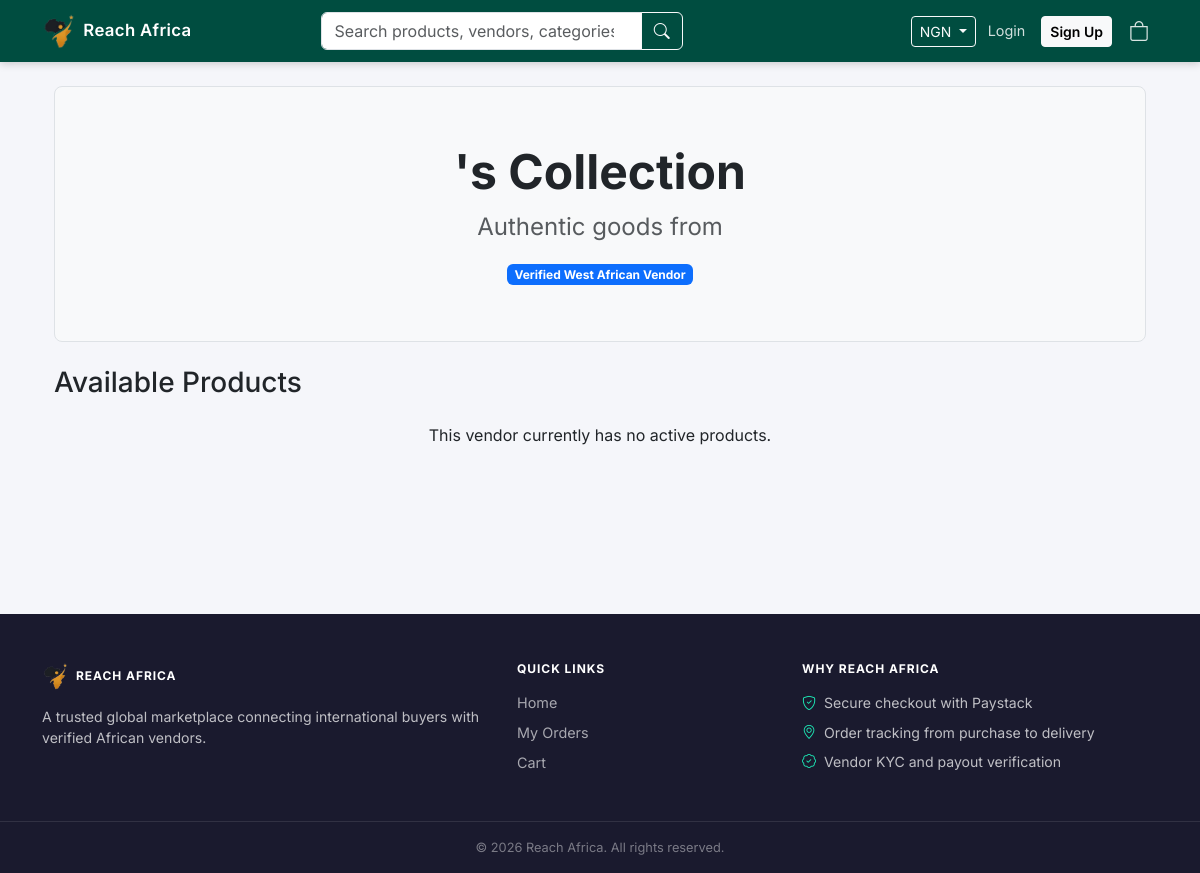
The app's page /vendor/vendor/15/, older data.
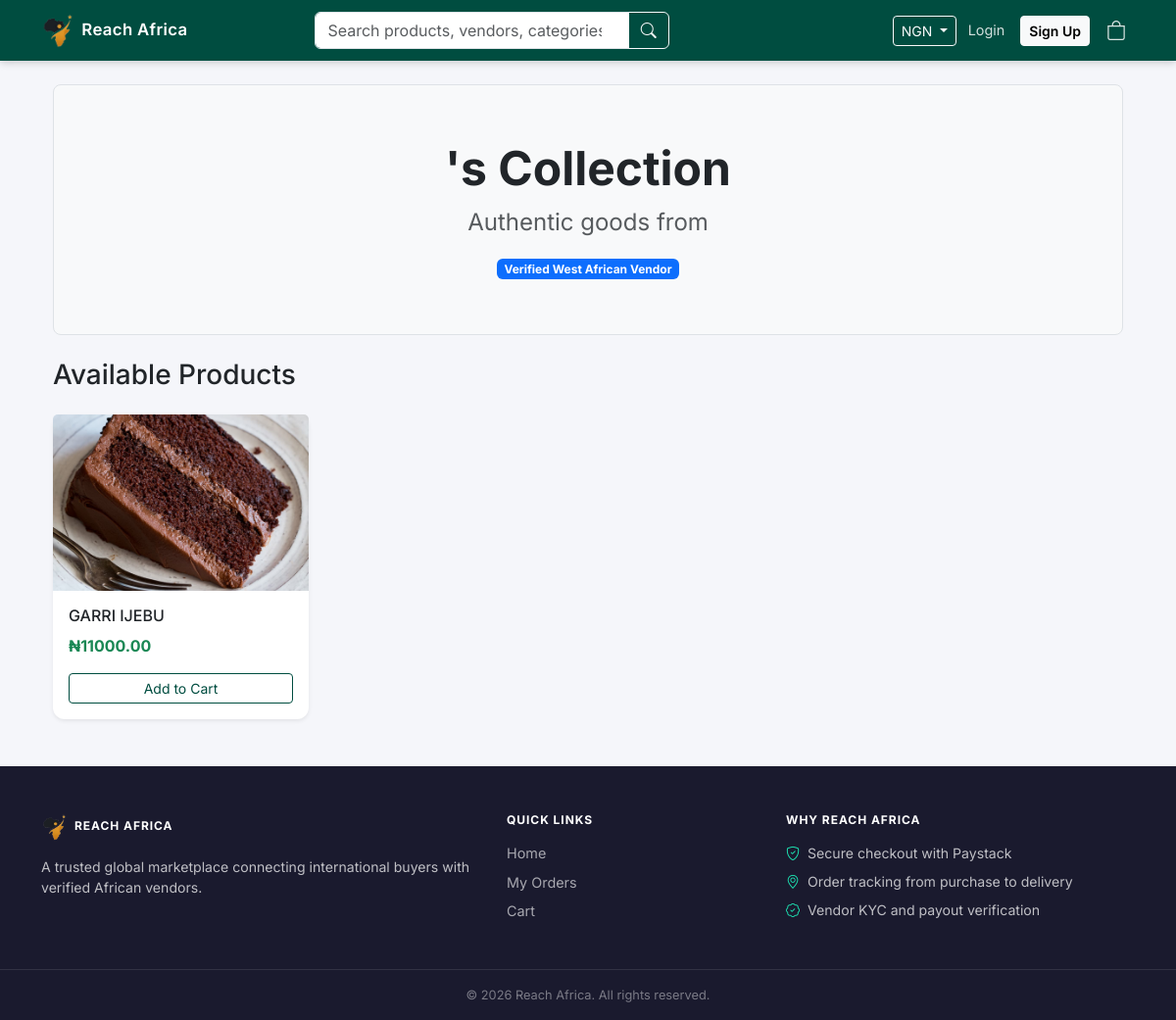
The same page, newer data.
### products/models.py (models this page shows, shortened)
class Product(models.Model):
    class CountryChoices(models.TextChoices):
        NIGERIA = 'NG', 'Nigeria'
        GHANA = 'GH', 'Ghana'
    vendor = models.ForeignKey(settings.AUTH_USER_MODEL, on_delete=models.CASCADE, limit_choices_to={'role': 'vendor'})
    category = models.ForeignKey(Category, on_delete=models.CASCADE)
    country = models.CharField(max_length=2, choices=CountryChoices.choices, default=CountryChoices.NIGERIA)
    name = models.CharField(max_length=255)
    description = models.TextField()
    base_price = models.DecimalField(max_digits=12, decimal_places=2)  # Price vendor receives
    markup_percentage = models.DecimalField(max_digits=5, decimal_places=2, default=10.00)  # Default markup of 10%
    image = models.ImageField(upload_to='products/')
    stock = models.PositiveIntegerField(default=1)
    discount_percentage = models.DecimalField(max_digits=5, decimal_places=2, default=0.00)
    low_stock_threshold = models.PositiveIntegerField(default=5)
    is_active = models.BooleanField(default=True)
    created_at = models.DateTimeField(auto_now_add=True)
    is_promoted = models.BooleanField(default=False)
    promotion_expires_at = models.DateTimeField(null=True, blank=True)
    @property
    def selling_price(self):
        markup_amount = (self.base_price * self.markup_percentage) / 100
        return self.base_price + markup_amount

### products/views.py (the view)
# urls.py: path('vendor/<int:vendor_id>/', views.vendor_store, name='vendor_store'),
def vendor_store(request, vendor_id):
    vendor_products = Product.objects.filter(vendor_id=vendor_id, is_active=True)
    return render(request, 'products/vendor_store.html', {'products': vendor_products})

### core/context_processors.py (called while the page is built)
def currency_processor(request):
    currency = request.session.get('currency', 'NGN')
    if currency not in settings.CURRENCIES:
        currency = 'NGN'
    rate = settings.EXCHANGE_RATES.get(currency, 1.0)
    selected_currency = {
        'code': currency,
        **settings.CURRENCIES[currency],
    }
    currencies = [
        {'code': code, **details}
        for code, details in settings.CURRENCIES.items()
    ]
    return {
        'CURRENCY_CODE': currency,
        'CURRENCY_SYMBOL': selected_currency['symbol'],
        'CURRENCY_RATE': rate,
        'selected_currency': selected_currency,
        'currencies': currencies,
        'CURRENCY': selected_currency,
    }

### products/templatetags/currency_tags.py (called while the page is built)
@register.filter
def multiply(value, arg):
    try:
        return float(value) * float(arg)
    except (ValueError, TypeError):
        return value

### users/context_processors.py (called while the page is built)
def notification_count(request):
    if request.user.is_authenticated:
        count = Notification.objects.filter(user=request.user, is_read=False).count()
        return {'unread_notifications_count': count}
    return {'unread_notifications_count': 0}

### templates/products/vendor_store.html (shortened to what this page needs)
{% extends 'base.html' %}
{% load currency_tags %}
{% block content %}
<div class="container mt-4">
    <div class="p-5 mb-4 bg-light border rounded-3">
        <div class="container-fluid py-2 text-center">
            <h1 class="display-5 fw-bold">{{ vendor.first_name }}'s Collection</h1>
            <p class="col-md-8 fs-4 mx-auto text-muted">Authentic goods from {{ vendor.phone_number }}</p>
            <span class="badge bg-primary">Verified West African Vendor</span>
        </div>
    </div>
    <h3 class="mb-4">Available Products</h3>
    <div class="row g-3">
        {% for product in products %}
        <div class="col-6 col-md-3">
            <div class="card h-100 border-0 shadow-sm">
                <img src="{{ product.image.url }}" class="card-img-top" style="height: 180px; object-fit: cover;">
                <div class="card-body">
                    <h6>{{ product.name }}</h6>
                    <p class="text-success fw-bold">
                        {{ CURRENCY_SYMBOL }}{{ product.selling_price|multiply:CURRENCY_RATE|floatformat:2 }}
                    </p>
                    <form action="{% url 'cart_add' product.id %}" method="post">
                        <button type="submit" class="btn btn-sm btn-outline-primary w-100">Add to Cart</button>
                    </form>
                </div>
            </div>
        </div>
        {% empty %}
        <p class="text-center">This vendor currently has no active products.</p>
        {% endfor %}
    </div>
</div>
{% endblock %}

Row changes from the older to the newer data that the page shows:
added Product: image (picture), name "GARRI IJEBU", CURRENCY_SYMBOL "₦", selling_price|multiply "11000.00"
Text that changed along with them:
text no longer shown: "This vendor currently has no active products."
